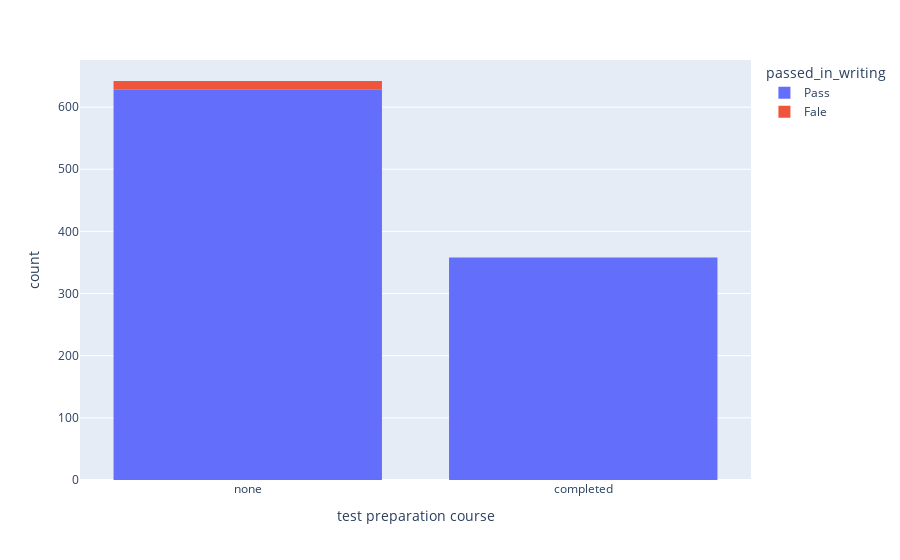

The code cell stored with this chart in its notebook:
### Code cell
px.histogram(dataset, x="test preparation course", color="passed_in_writing")

### Figure 1 — Plotly figure (JSON) as saved in the notebook; plotly's stock layout.template omitted (floating-point values rounded to 4 significant figures; data arrays with more than 128 entries replaced by an {"elided": "..."} marker saying what was removed)
{"data": [{"alignmentgroup": "True", "bingroup": "x", "hovertemplate": "passed_in_writing=Pass<br>test preparation course=%{x}<br>count=%{y}<extra></extra>", "legendgroup": "Pass", "marker": {"color": "#636efa", "pattern": {"shape": ""}}, "name": "Pass", "offsetgroup": "Pass", "orientation": "v", "showlegend": true, "type": "histogram", "x": {"elided": "986 str values"}, "xaxis": "x", "yaxis": "y"}, {"alignmentgroup": "True", "bingroup": "x", "hovertemplate": "passed_in_writing=Fale<br>test preparation course=%{x}<br>count=%{y}<extra></extra>", "legendgroup": "Fale", "marker": {"color": "#EF553B", "pattern": {"shape": ""}}, "name": "Fale", "offsetgroup": "Fale", "orientation": "v", "showlegend": true, "type": "histogram", "x": ["none", "none", "none", "none", "none", "none", "none", "none", "none", "none", "none", "none", "none", "none"], "xaxis": "x", "yaxis": "y"}], "layout": {"barmode": "relative", "legend": {"title": {"text": "passed_in_writing"}, "tracegroupgap": 0}, "margin": {"t": 60}, "xaxis": {"anchor": "y", "domain": [0, 1], "title": {"text": "test preparation course"}}, "yaxis": {"anchor": "x", "domain": [0, 1], "title": {"text": "count"}}}}
